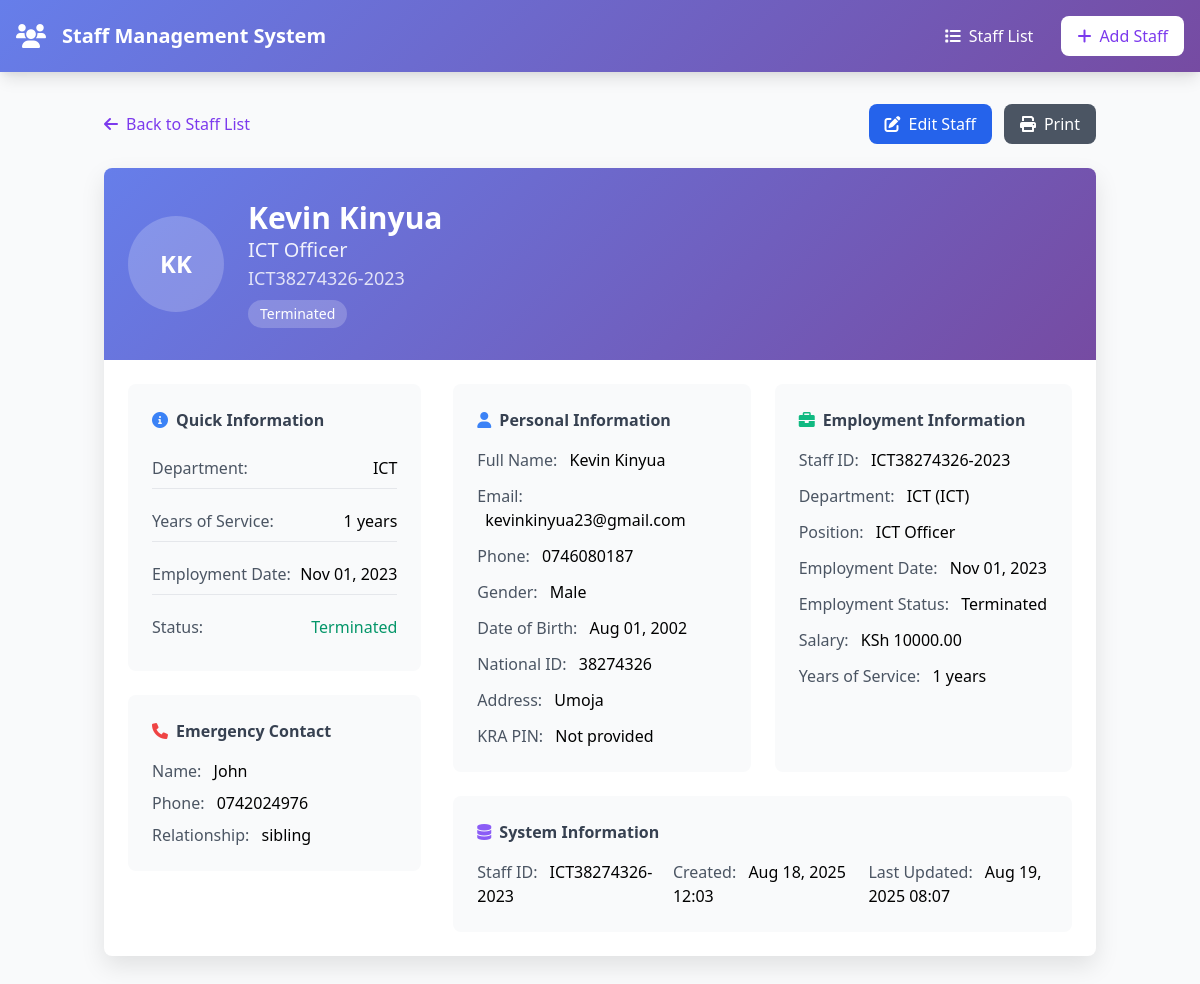
The app's page /staff/ICT38274326-2023/, older data.
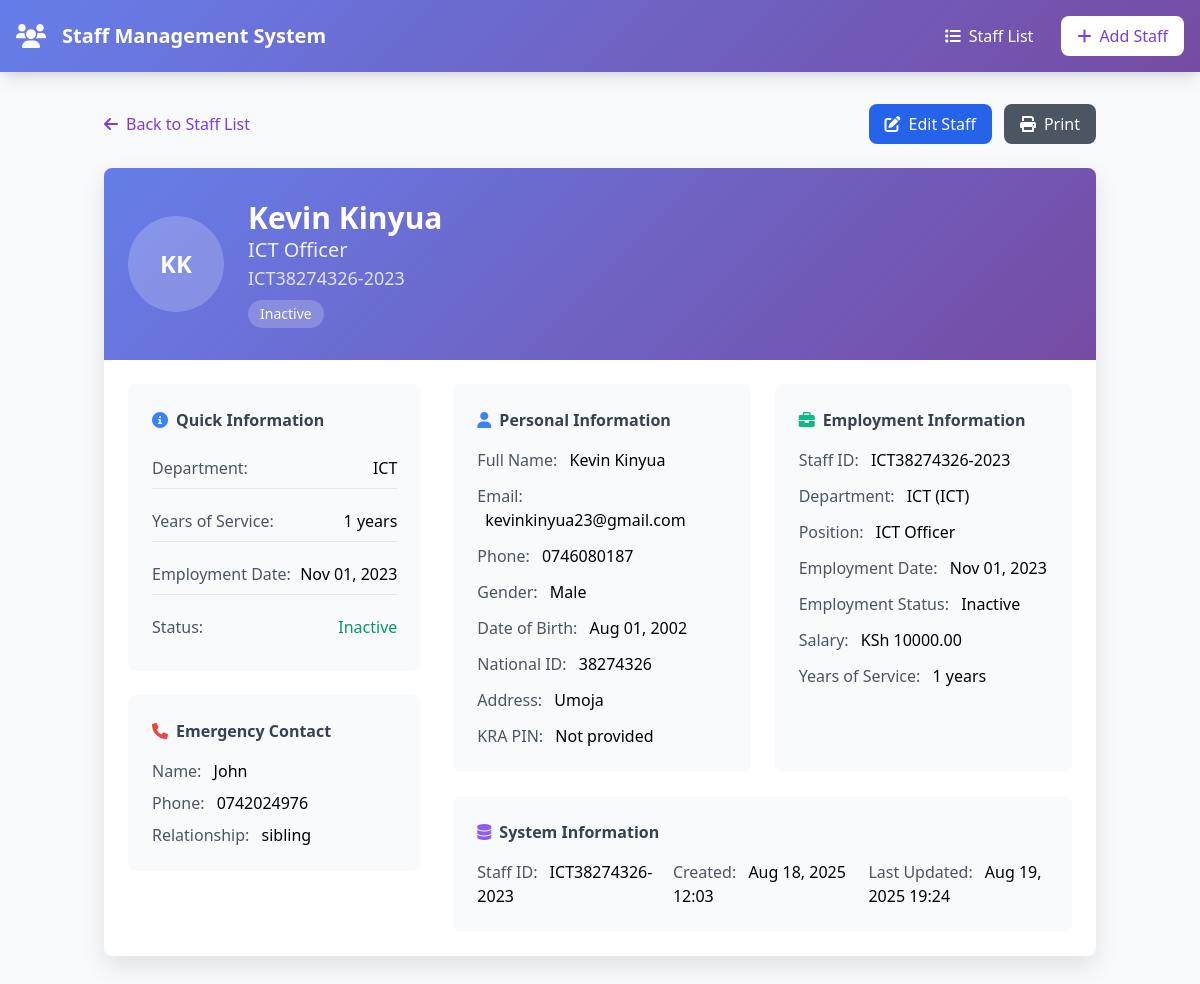
The same page, newer data.
### core/models.py (models this page shows, shortened)
class Staff(models.Model):
    GENDER_CHOICES = [
        ('M', 'Male'),
        ('F', 'Female'),
        ('O', 'Other'),
    ]
    EMPLOYMENT_STATUS_CHOICES = [
        ('ACTIVE', 'Active'),
        ('INACTIVE', 'Inactive'),
        ('TERMINATED', 'Terminated'),
        ('RETIRED', 'Retired'),
    ]
    first_name = models.CharField(max_length=50, verbose_name=_("First Name"))
    middle_name = models.CharField(max_length=50, blank=True, null=True, verbose_name=_("Middle Name"))
    last_name = models.CharField(max_length=50, verbose_name=_("Last Name"))
    email = models.EmailField(unique=True, verbose_name=_("Email"))
    phone = models.CharField(max_length=15, verbose_name=_("Phone Number"))
    gender = models.CharField(max_length=1, choices=GENDER_CHOICES, verbose_name=_("Gender"))
    date_of_birth = models.DateField(verbose_name=_("Date of Birth"))
    national_id = models.CharField(max_length=20, unique=True, verbose_name=_("National ID"))
    address = models.TextField(verbose_name=_("Address"))
    department = models.ForeignKey(Department, on_delete=models.CASCADE, related_name='staff_members', verbose_name=_("Department"))
    position = models.CharField(max_length=100, verbose_name=_("Position"))
    employment_date = models.DateField(verbose_name=_("Employment Date"))
    employment_status = models.CharField(
        max_length=20,
        choices=EMPLOYMENT_STATUS_CHOICES,
        default='ACTIVE',
        verbose_name=_("Employment Status")
    )
    salary = models.DecimalField(max_digits=10, decimal_places=2, blank=True, null=True, verbose_name=_("Salary"))
    emergency_contact_name = models.CharField(max_length=100, blank=True, null=True, verbose_name=_("Emergency Contact Name"))
    emergency_contact_phone = models.CharField(max_length=15, blank=True, null=True, verbose_name=_("Emergency Contact Phone"))
    emergency_contact_relationship = models.CharField(max_length=50, blank=True, null=True, verbose_name=_("Emergency Contact Relationship"))
    kra_pin = models.CharField(
        max_length=11,
        unique=True,
        blank=True,
        null=True,
        validators=[RegexValidator(r'^[A-Za-z][0-9]{9}[A-Za-z]$', 'KRA PIN must be 11 characters: 1 letter, 9 digits, 1 letter')],
        verbose_name=_("KRA PIN")
    )
    unique_id = models.CharField(max_length=30, unique=True, editable=False, verbose_name=_("Unique ID"))
    created_at = models.DateTimeField(auto_now_add=True)
    updated_at = models.DateTimeField(auto_now=True)
    @property
    def full_name(self):
        if self.middle_name:
            return f"{self.first_name} {self.middle_name} {self.last_name}"
        return f"{self.first_name} {self.last_name}"
    @property
    def years_of_service(self):
        current_date = timezone.now().date()
        years = current_date.year - self.employment_date.year
        if (current_date.month, current_date.day) < (self.employment_date.month, self.employment_date.day):
            years -= 1
        return max(0, years)  # Ensure non-negative years
    class Meta:
        ordering = ['unique_id']
        verbose_name_plural = "Staff"

class Department(models.Model):
    name = models.CharField(max_length=100, unique=True, verbose_name=_("Department Name"))
    code = models.CharField(
        max_length=3,
        unique=True,
        validators=[RegexValidator(r'^[A-Z]{3}$', 'Code must be 3 uppercase letters')],
        verbose_name=_("Department Code")
    )
    description = models.TextField(blank=True, null=True, verbose_name=_("Description"))
    created_at = models.DateTimeField(auto_now_add=True)
    updated_at = models.DateTimeField(auto_now=True)
    class Meta:
        ordering = ['name']

### core/views.py (the view)
# urls.py: path('staff/<str:unique_id>/', views.staff_detail, name='staff_detail'),
def staff_detail(request, unique_id):
    staff = Staff.objects.get(unique_id=unique_id)
    return render(request, 'staff_detail.html', {'staff': staff})

### templates/staff_detail.html (shortened to what the changed rows need)
{% extends 'base.html' %}
{% block content %}
<div class="container mx-auto px-4 py-8">
    <div class="max-w-6xl mx-auto">
        <div class="bg-white rounded-lg card-shadow overflow-hidden">
            <div class="gradient-bg text-white px-6 py-8">
                <div class="flex items-center space-x-6">
                    <div class="h-24 w-24 rounded-full bg-white bg-opacity-20 flex items-center justify-center">
                        <span class="text-white text-2xl font-bold">
                            {{ staff.first_name.0 }}{{ staff.last_name.0 }}
                        </span>
                    </div>
                    <div>
                        <h1 class="text-3xl font-bold">{{ staff.full_name }}</h1>
                        <p class="text-xl opacity-90">{{ staff.position }}</p>
                        <p class="text-lg opacity-80">{{ staff.unique_id }}</p>
                        <span class="inline-flex items-center px-3 py-1 rounded-full text-sm font-medium bg-white bg-opacity-20 mt-2">
                            {{ staff.get_employment_status_display }}
                        </span>
                    </div>
                </div>
            </div>
            <div class="p-6">
                <div class="grid grid-cols-1 lg:grid-cols-3 gap-8">
                    <div class="lg:col-span-1">
                        <div class="bg-gray-50 p-6 rounded-lg mb-6">
                            <div class="space-y-3">
                                <div class="flex justify-between items-center py-2 border-b border-gray-200">
                                    <span class="text-gray-600">Department:</span>
                                    <span class="font-medium">{{ staff.department.name }}</span>
                                </div>
                                <div class="flex justify-between items-center py-2 border-b border-gray-200">
                                    <span class="text-gray-600">Years of Service:</span>
                                    <span class="font-medium">{{ staff.years_of_service }} years</span>
                                </div>
                                <div class="flex justify-between items-center py-2 border-b border-gray-200">
                                    <span class="text-gray-600">Employment Date:</span>
                                    <span class="font-medium">{{ staff.employment_date|date:"M d, Y" }}</span>
                                </div>
                                <div class="flex justify-between items-center py-2">
                                    <span class="text-gray-600">Status:</span>
                                    <span class="font-medium text-green-600">{{ staff.get_employment_status_display }}</span>
                                </div>
                            </div>
                        </div>
                        <div class="bg-gray-50 p-6 rounded-lg">
                            <div class="space-y-2">
                                <div><span class="text-gray-600">Name:</span> <span class="ml-2 font-medium">{{ staff.emergency_contact_name }}</span></div>
                                <div><span class="text-gray-600">Phone:</span> <span class="ml-2 font-medium">{{ staff.emergency_contact_phone }}</span></div>
                                <div><span class="text-gray-600">Relationship:</span> <span class="ml-2 font-medium">{{ staff.emergency_contact_relationship }}</span></div>
                            </div>
                        </div>
                    </div>
                    <div class="lg:col-span-2">
                        <div class="grid grid-cols-1 md:grid-cols-2 gap-6">
                            <div class="bg-gray-50 p-6 rounded-lg">
                                <div class="space-y-3">
                                    <div><span class="text-gray-600">Full Name:</span> <span class="ml-2 font-medium">{{ staff.full_name }}</span></div>
                                    <div><span class="text-gray-600">Email:</span> <span class="ml-2 font-medium">{{ staff.email }}</span></div>
                                    <div><span class="text-gray-600">Phone:</span> <span class="ml-2 font-medium">{{ staff.phone }}</span></div>
                                    <div><span class="text-gray-600">Gender:</span> <span class="ml-2 font-medium">{{ staff.get_gender_display }}</span></div>
                                    <div><span class="text-gray-600">Date of Birth:</span> <span class="ml-2 font-medium">{{ staff.date_of_birth|date:"M d, Y" }}</span></div>
                                    <div><span class="text-gray-600">National ID:</span> <span class="ml-2 font-medium">{{ staff.national_id }}</span></div>
                                    <div><span class="text-gray-600">Address:</span> <span class="ml-2 font-medium">{{ staff.address }}</span></div>
                                    <div><span class="text-gray-600">KRA PIN:</span> <span class="ml-2 font-medium">{{ staff.kra_pin|default:"Not provided" }}</span></div>
                                </div>
                            </div>
                            <div class="bg-gray-50 p-6 rounded-lg">
                                <div class="space-y-3">
                                    <div><span class="text-gray-600">Staff ID:</span> <span class="ml-2 font-medium">{{ staff.unique_id }}</span></div>
                                    <div><span class="text-gray-600">Department:</span> <span class="ml-2 font-medium">{{ staff.department.name }} ({{ staff.department.code }})</span></div>
                                    <div><span class="text-gray-600">Position:</span> <span class="ml-2 font-medium">{{ staff.position }}</span></div>
                                    <div><span class="text-gray-600">Employment Date:</span> <span class="ml-2 font-medium">{{ staff.employment_date|date:"M d, Y" }}</span></div>
                                    <div><span class="text-gray-600">Employment Status:</span> <span class="ml-2 font-medium">{{ staff.get_employment_status_display }}</span></div>
                                    {% if staff.salary %}
                                    <div><span class="text-gray-600">Salary:</span> <span class="ml-2 font-medium">KSh {{ staff.salary|floatformat:2 }}</span></div>
                                    {% endif %}
                                    <div><span class="text-gray-600">Years of Service:</span> <span class="ml-2 font-medium">{{ staff.years_of_service }} years</span></div>
                                </div>
                            </div>
                            <div class="bg-gray-50 p-6 rounded-lg md:col-span-2">
                                <div class="grid grid-cols-1 md:grid-cols-3 gap-4">
                                    <div><span class="text-gray-600">Staff ID:</span> <span class="ml-2 font-medium">{{ staff.unique_id }}</span></div>
                                    <div><span class="text-gray-600">Created:</span> <span class="ml-2 font-medium">{{ staff.created_at|date:"M d, Y H:i" }}</span></div>
                                    <div><span class="text-gray-600">Last Updated:</span> <span class="ml-2 font-medium">{{ staff.updated_at|date:"M d, Y H:i" }}</span></div>
                                </div>
                            </div>
                        </div>
                    </div>
                </div>
            </div>
        </div>
    </div>
</div>
{% endblock %}

Row changes from the older to the newer data that the page shows:
changed Staff "Kevin Kinyua": employment_status "Terminated" → "Inactive"; updated_at "Aug 19, 2025 08:07" → "Aug 19, 2025 19:24"
